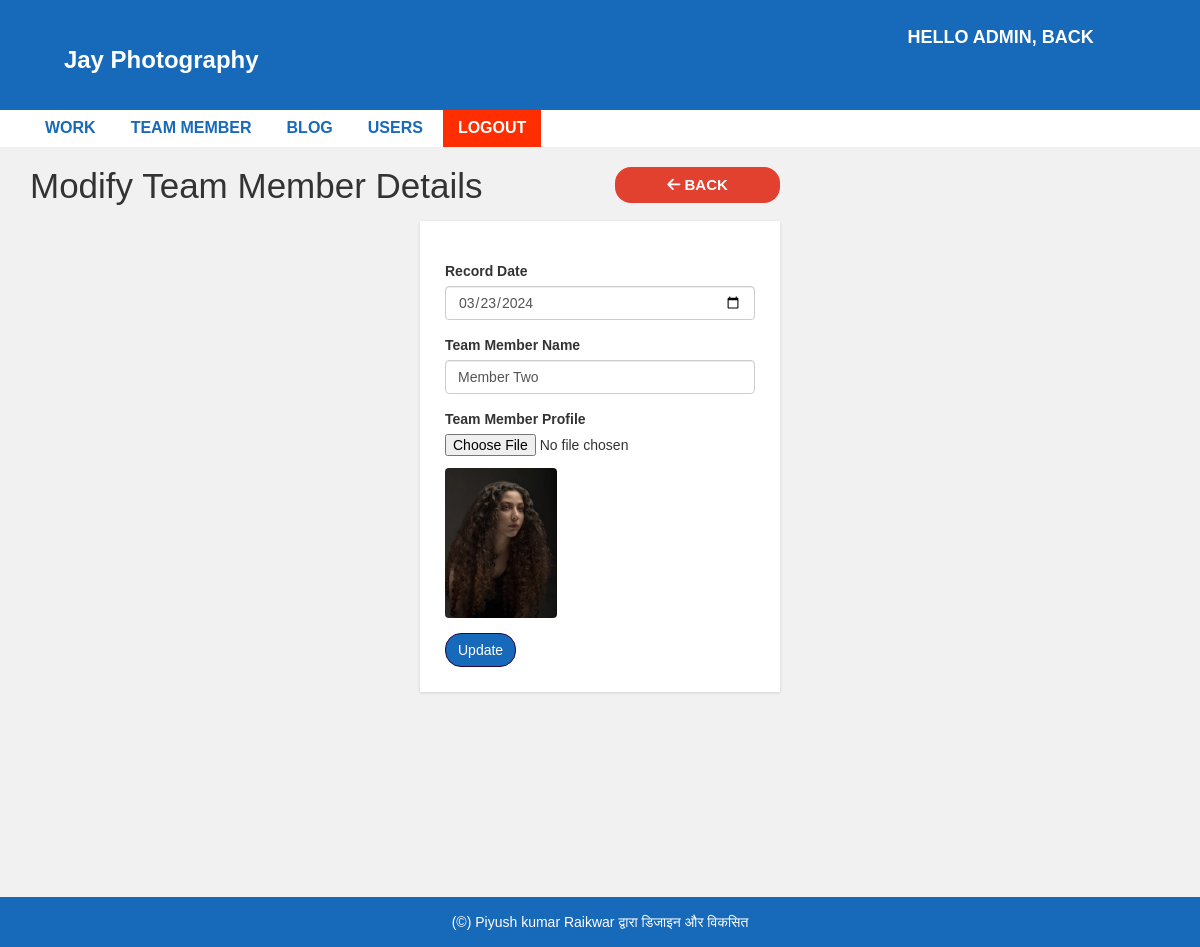
The app's page /admin/team-update.php?id=2 (signed in) with its own data.
### tables this page shows
CREATE TABLE `team` (
  `aid` int(11) NOT NULL,
  `atitle` varchar(255) NOT NULL,
  `adate` varchar(255) NOT NULL,
  `aimg` varchar(255) NOT NULL,
  `userId` varchar(255) NOT NULL,
  `active_record` varchar(255) NOT NULL DEFAULT 'Yes'
);

### admin/team-update.php (the view, shortened to what this page needs)
<?php include "header.php";
$user_id_getaddbar = $_GET['id'];
?>
<div id="admin-content">
    <div class="container">
        <div class="row">
            <div class="col-md-6">
                <h1 class="admin-heading">Modify Team Member Details</h1>
            </div>
            <div class="col-md-2">
                <a class="add-new" style="background:#E1412E; border-radius:16px;" href="team-read.php"><i class="fa-solid fa-arrow-left"></i>
                    Back</a>
            </div>
            <div class="col-md-offset-4 col-md-4">
                <?php include("config.php");
                $sql_userdata_show_by_id = "SELECT * FROM team WHERE aid = '{$user_id_getaddbar}'";
                $result_sql_userdata_show_by_id = mysqli_query($conn, $sql_userdata_show_by_id) or die("Query Die!!");
                if (mysqli_num_rows($result_sql_userdata_show_by_id) > 0) {
                    while ($row = mysqli_fetch_assoc($result_sql_userdata_show_by_id)) {
                ?>
                        <form action="<?php $_SERVER['PHP_SELF'] ?>" method="POST" enctype="multipart/form-data" autocomplete="off">
                            <div class="form-group">
                                <label>Record Date</label>
                                <input type="Date" name="adate" class="form-control" value="<?php echo $row['adate'] ?>" placeholder="Event Date" required>
                            </div>
                            <div class="form-group">
                                <label>Team Member Name</label>
                                <input type="text" name="atitle" class="form-control" value="<?php echo $row['atitle'] ?>" placeholder="Event Title" required>
                            </div>
                            <div class="form-group">
                                <label for="">Team Member Profile</label>
                                <input type="file" name="new-image">
                                <img src="upload/<?php echo $row['aimg']; ?>" height="150px" style="border-radius: 4px; margin-top:12px;">
                            </div>
                            <input type="submit" name="submit" class="btn btn-primary" style="border-radius:16px;" value="Update" required />
                        </form>
                <?php
                    }
                } ?>
            </div>
        </div>
    </div>
</div>
<?php include "footer.php"; ?>

### css/adminstyle_centerMain.css (style rules this page uses)
body { background: #f1f1f1; font-family: sans-serif,arial,Helvetica; }
a, a:hover, a:focus { text-decoration: none; outline: none; }
#admin-content { padding: 20px 0; min-height: 750px; }
#admin-content .admin-heading { font-size: 35px; margin: 0 0 15px; }
#admin-content .add-new { color: #fff; background-color: #1769BA; font-size: 15px; font-weight: 600; text-align: center; text-transform: uppercase; padding: 7px 10px; display: block; transition: all 0.3s; }
form { background: #fff; padding: 25px; box-shadow:0 1px 3px rgba(0, 0, 0, 0.13); }

### records on screen
team: adate "03/23/2024", atitle "Member Two", aimg (picture)

### other values on screen
$_SESSION['username'] "ADMIN"
